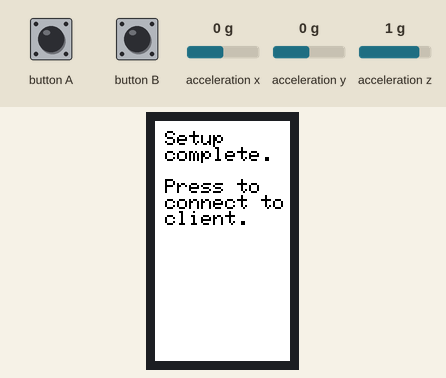
Bench run of a sketch on a simulated ESP32. On the bench: 135×240 colour display. The test bench sets the inputs (shaded band); at power-on: acceleration x 0 g, acceleration y 0 g, acceleration z 1 g. Nothing arrives over Bluetooth unless stated; a phone connects over Bluetooth LE 3 s after start; what the sketch prints to the serial monitor is not drawn.

Above: at 0.9 s.
1.0 s: button A pressed for 0.15 s
At 2.4 s:
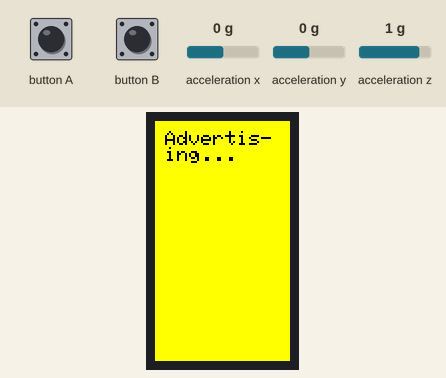
At 4.4 s:
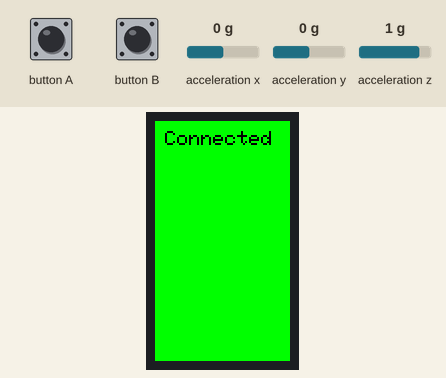
Timing chart, 0 to 5.9 s (numbered marks = the images above; inputs shaded):
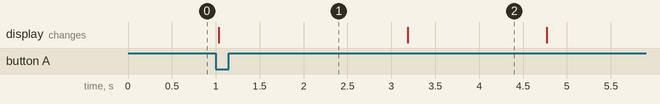

The sketch:

stickServerTag.ino
```cpp
#include "BLEDevice.h"
#include <BLEServer.h>
#include <BLEUtils.h>
#include <BLE2902.h>
#include <M5StickCPlus.h>
#include <cmath>
//for #1
/*
#define SERVICE_UUID              "9f88320c-0223-402b-96d0-589e6b5ae335"
#define CHARACTERISTIC_UUID_BASIC "5198f135-81ca-4e28-a2c8-5afdc1ee7141"
#define INFO_CHARACTERISTIC_UUID  "9d32b8fb-9184-4cae-9d1b-d385abce4c58"
#define IMU_UUID                  "c2b5bbf3-fe28-4d1a-88be-80a12cc8edb0"
//for #2
#define SERVICE_UUID              "83f22c98-61b2-450c-929a-3bdab75087df"
#define CHARACTERISTIC_UUID_BASIC "8c2937f0-438f-4665-bd50-bf7ba246679e"
#define INFO_CHARACTERISTIC_UUID  "8d137688-7797-4add-b556-248f175eb989"
#define IMU_UUID                  "289a0792-490e-4ee0-ac4c-e8638201115d"
*/
//for #3
#define SERVICE_UUID              "1e1338a8-4bc9-4f25-a870-9117050907e4"
#define CHARACTERISTIC_UUID_BASIC "a8239248-97e4-4c9b-819f-d378363b24f5"
#define INFO_CHARACTERISTIC_UUID  "25312303-4787-4c7f-8135-1c5e83e7cfe1"
#define IMU_UUID                  "9df6fbc6-fe88-461e-81b3-da4a2654239d"
/*
//for #4
#define SERVICE_UUID              "bb1edcc2-1d7b-4736-ae7b-b83e4b07ae9b"
#define CHARACTERISTIC_UUID_BASIC "3c37c743-66ed-4f58-9551-2f4ec42edce9"
#define INFO_CHARACTERISTIC_UUID  "c9ceb0dc-1065-458e-b0f5-e695d4c2a35a"
#define IMU_UUID                  "d7a1d53b-c825-4404-b085-169f26c735b9"
*/
//////////////////////////////////
//global variables
BLEServer *pServer = NULL;
BLEService *pService = NULL;
BLECharacteristic * pTxCharacteristic;
BLECharacteristic * infoCharacteristic;
BLECharacteristic * imuCharacteristic;
uint8_t txValue = 0;
bool deviceConnected = false;
bool connectionChange = false;
std::string temp = {};
int cyclesSinceMoved = 99;

float accX = 0.0F;
float accY = 0.0F;
float accZ = 0.0F;

////////////////////////////////////
//server callbacks
class MyServerCallbacks: public BLEServerCallbacks {
    void onConnect(BLEServer* pServer) {
      M5.Axp.ScreenBreath(80);
      connectionChange = true;
      deviceConnected = true;
      Serial.println("device connected");
      M5.Lcd.fillScreen(GREEN);
      M5.Lcd.setCursor(10,10);
      M5.Lcd.println("Connected");
      M5.IMU.getAccelData(&accX, &accY, &accZ);
    };

    void onDisconnect(BLEServer* pServer) {
      connectionChange = true;
      deviceConnected = false;
      BLEAdvertising *newAdvertise = pServer->getAdvertising();
      newAdvertise->addServiceUUID(SERVICE_UUID);
      newAdvertise->start();
    }
};


void setup() {
  //idk. General?
  M5.begin(true, true, true);
  //IMU
  M5.Imu.Init();
  //speaker
  ledcSetup(0, 50, 10);
  ledcAttachPin(26, 0);
  ledcWrite(0, 256);
  ledcWriteTone(0, 0);
  //BLE
  Serial.begin(115200);
  BLEDevice::init("Byron's Server2");
  pServer = BLEDevice::createServer();
  pServer->setCallbacks(new MyServerCallbacks());
  pService = pServer->createService(SERVICE_UUID);
//Characteristics
  pTxCharacteristic = pService->createCharacteristic(
		CHARACTERISTIC_UUID_BASIC,
    BLECharacteristic::PROPERTY_WRITE_NR
		);
  pTxCharacteristic->setValue("Beep Characteristic");

  infoCharacteristic = pService->createCharacteristic(
    INFO_CHARACTERISTIC_UUID,
    BLECharacteristic::PROPERTY_READ
    );
  infoCharacteristic->setValue("Device Name: Byron's Server, Service UUID: 9f88320c-0223-402b-96d0-589e6b5ae335");

  imuCharacteristic = pService->createCharacteristic(
    IMU_UUID,
    BLECharacteristic::PROPERTY_READ
  );
  imuCharacteristic->setValue("Not moving");

  //Menu
  M5.Lcd.fillScreen(WHITE);
  M5.Lcd.setTextColor(BLACK);
  M5.Lcd.setTextSize(2);
  M5.Lcd.setCursor(10, 10);
  M5.Lcd.print("Setup");
  M5.Lcd.setCursor(10,26);
  M5.Lcd.print("complete.");
  M5.Lcd.setCursor(10,58);
  M5.Lcd.print("Press to");
  M5.Lcd.setCursor(10,74);
  M5.Lcd.print("connect to");
  M5.Lcd.setCursor(10,90);
  M5.Lcd.println("client.");
  //wait for press
  while (M5.BtnA.isReleased()){
    M5.update();
  }
  //start advertising
  M5.Lcd.fillScreen(YELLOW);
  M5.Lcd.setCursor(10,10);
  M5.Lcd.println("Advertis-");
  M5.Lcd.setCursor(10,26);
  M5.Lcd.print("ing...");
  delay(1000);

  pService->start();
  BLEAdvertising *newAdvertise = pServer->getAdvertising();
  newAdvertise->addServiceUUID(SERVICE_UUID);
  newAdvertise->start();
  Serial.println("Advertising...");
} // End of setup.


// This is the Arduino main loop function.
  //beeps if commanded to
void loop() {
  static float prevX, prevY, prevZ;
  if (connectionChange == true){
    delay(1500);
    connectionChange = false;
  }
  if (deviceConnected == true){
    if(pTxCharacteristic->getValue() == "beeping"){
      M5.Axp.ScreenBreath(80);
      M5.Lcd.fillScreen(RED);
      M5.Lcd.setCursor(10,10);
      M5.Lcd.print("BEEP");
      //speaker
      ledcWriteTone(0, 1250);
      //vibration
      delay(1000);
      ledcWriteTone(0, 0);
      for(int i = 0; i<5; i++){
        M5.Lcd.fillScreen(WHITE);
        delay(100);
        M5.Lcd.fillScreen(RED);
        delay(100);
      }
    }
    else {
      M5.Axp.ScreenBreath(0);
      M5.Lcd.fillScreen(BLACK);
    }
  }
  M5.update();
  //get IMU data
  prevX = accX;
  prevY = accY;
  prevZ = accZ;
  M5.IMU.getAccelData(&accX, &accY, &accZ);

  if ((abs(accX-prevX)+abs(accY-prevY)+abs(accZ-prevZ))/3 >= 0.2){
    cyclesSinceMoved = 0;
  }
  else {
    cyclesSinceMoved++;
  }
  if (cyclesSinceMoved <= 100){
    imuCharacteristic->setValue("Moving");
  }
  else if (cyclesSinceMoved > 1000){
    cyclesSinceMoved = 100;
    imuCharacteristic->setValue("Not moving");
  }
  else {
    imuCharacteristic->setValue("Not moving");
  }
  delay(100);
} // End of loop
```

Measured:
- after the input at 1.0 s, the display: changes at once (image 1)
